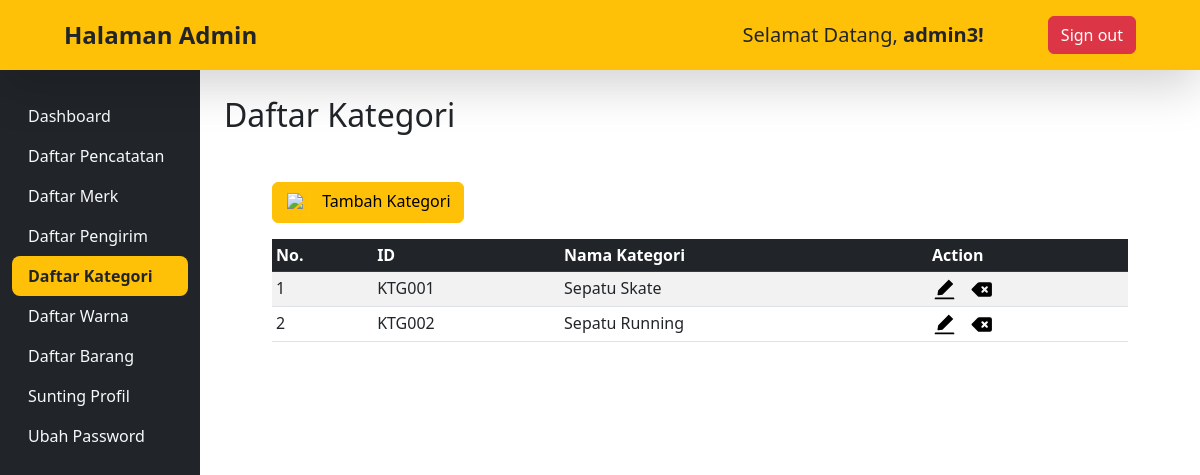
Page /admin/kategori.php (signed in) on the committed database.
### tables this page shows
CREATE TABLE KATEGORI (
    ID_KATEGORI   CHAR (6)     NOT NULL,
    NAMA_KATEGORI VARCHAR (15) NOT NULL,
    PRIMARY KEY (
        ID_KATEGORI
    )
);

### function.php (called while the page is built, shortened)
<?php
$db = new SQLite3($_SERVER['DOCUMENT_ROOT']."/gudang sepatu.db");
function getData($data){
    global $db;
    $result = $db->query($data);
    $rows = [];
    while($row = $result->fetchArray()){
        $rows[] = $row;
    };
    return $rows;
}
?>

### admin/kategori.php (the view, shortened to what this page needs)
<?php
require '../function.php';
$data = getData("SELECT * FROM KATEGORI ORDER BY ID_KATEGORI");
?>
<!DOCTYPE html>
<html>
<head>
	<link href="../assets/css/bootstrap.min.css" rel="stylesheet">
</head>
<body>
	<header class="navbar fixed-top bg-warning flex-md-nowrap shadow-lg py-2">
		<p class="navbar-brand col-md-3 col-lg-2 me-0 px-3 fs-4 text-dark fw-bold my-auto ms-5">Halaman Admin</p>
  		<div class="nav">
    		<span class="nav-item text-nowrap my-auto fs-5">Selamat Datang, <b><?php echo $_SESSION['username'] ?>!</b></span>
    		<div class="nav-item text-nowrap">
      			<a class="nav-link mx-5" href="logout.php"><button class="btn btn-danger">Sign out</button></a>
    		</div>
  		</div>
	</header>
	<div class="container-fluid">
	  <div class="row">
	    <nav id="sidebarMenu" class="col-md-3 col-lg-2 d-md-block bg-dark sidebar collapse">
	      <div class="position-sticky pt-3 sidebar-sticky pt-5">
	        <ul class="nav flex-column mt-5">
	          <li class="nav-item">
	            <a class="nav-link text-light" href="dashboard.php">
	              Dashboard
	            </a>
	          </li>
	          <li class="nav-item">
	            <a class="nav-link text-light" href="pencatatan.php">
	              Daftar Pencatatan
	            </a>
	          </li>
	          <li class="nav-item">
	            <a class="nav-link text-light" href="merk.php">
	              Daftar Merk
	            </a>
	          </li>
	          <li class="nav-item">
	            <a class="nav-link text-light" href="pengirim.php">
	              Daftar Pengirim
	            </a>
	          </li>
	          <li class="nav-item">
	            <a class="nav-link active text-dark fw-bold rounded-3 bg-warning" aria-current="page" href="kategori.php">
	              Daftar Kategori
	            </a>
	          </li>
	          <li class="nav-item">
	            <a class="nav-link text-light" href="warna.php">
	              Daftar Warna
	            </a>
	          </li>
	          <li class="nav-item">
	            <a class="nav-link text-light" href="barang.php">
	              Daftar Barang
	            </a>
	          </li>
	          <li class="nav-item">
	            <a class="nav-link text-light" href="profil.php">
	              Sunting Profil
	            </a>
	          </li>
	          <li class="nav-item">
	            <a class="nav-link text-light" href="password.php">
	              Ubah Password
	            </a>
	          </li>
	        </ul>
	      </div>
	    </nav>
	    <main class="col-md-9 ms-sm-auto col-lg-10 px-md-4 pt-5">
	      	<h1 class="h2 my-5">Daftar Kategori</h1>
	      	<a href="tambahKategori.php" class="mx-5"><button class="btn btn-warning ">
	      		<img src="../assets/img/add-icon.svg" width="25px" height="25px" class="me-2"> Tambah Kategori</button>
	  		</a>
	      	<div class="table-responsive mx-5 mt-3">
	        	<table class="table table-striped table-sm">
		        <thead>
		            <tr>
			            <th scope="col" class="table-dark">No.</th>
			            <th scope="col" class="table-dark">ID</th>
			            <th scope="col" class="table-dark">Nama Kategori</th>
			            <th scope="col" class="table-dark">Action</th>
		            </tr>
		        </thead>
		        <tbody>
				<?php $i = 1; ?>
					<?php foreach($data as $row) :?>
		            <tr>
						<td><?= $i ?></td>
			            <td><?= $row['ID_KATEGORI'] ?></td>
			            <td><?= $row['NAMA_KATEGORI'] ?></td>
			            <td>
			              	<a href="editKategori.php?id_kategori=<?= $row['ID_KATEGORI'] ?>" title="Sunting Data"><img alt="Sunting Data" src="../assets/img/edit3-icon.svg" width="25px" height="25px"></img></a>
			              	<a href="deleteKategori.php?id_kategori=<?= $row['ID_KATEGORI'] ?>" onClick="return confirm('Hapus Data Kategori ini?')" title="Hapus Data"><img alt="Hapus Data" src="../assets/img/delete2-icon.svg" width="25px" height="25px" class="ms-2"></img></a>
			            </td>
		            </tr>
					<?php $i++ ?>
					<?php endforeach ?>
		          </tbody>
	        </table>
	      </div>
	    </main>
	  </div>
	</div>
</body>
</html>

### admin/kategori.php (style rules this page uses)
.sidebar { height: 100vh; position: fixed; }

### rows in the picture
kategori: ID_KATEGORI "KTG001", NAMA_KATEGORI "Sepatu Skate"
kategori: ID_KATEGORI "KTG002", NAMA_KATEGORI "Sepatu Running"

### other values in the picture
$_SESSION['username'] "admin3"
